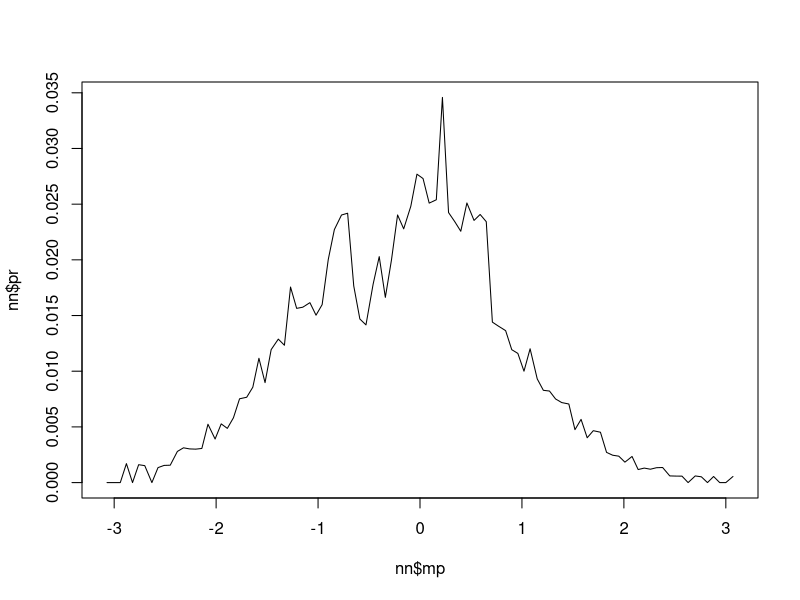
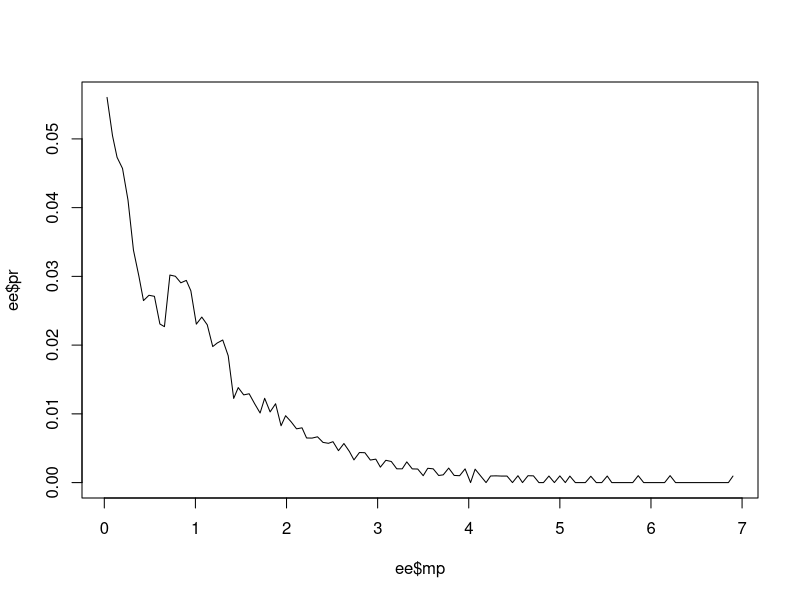
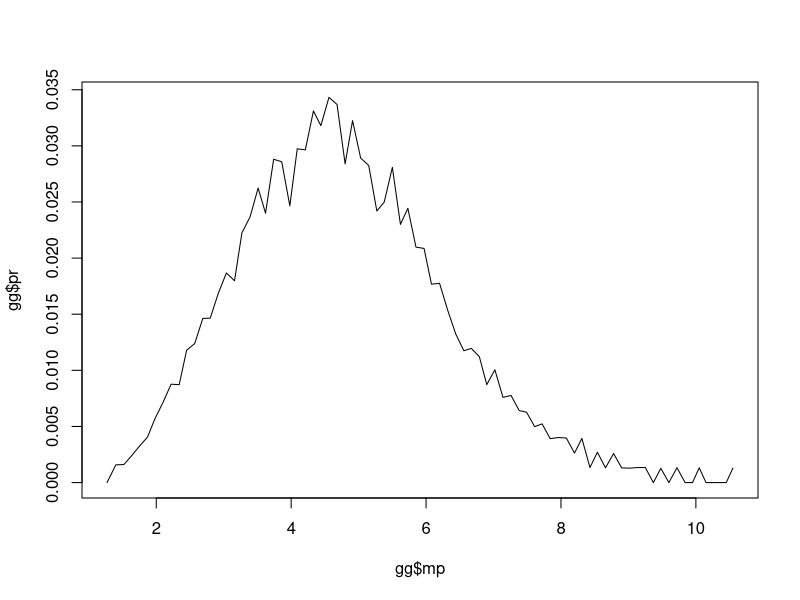
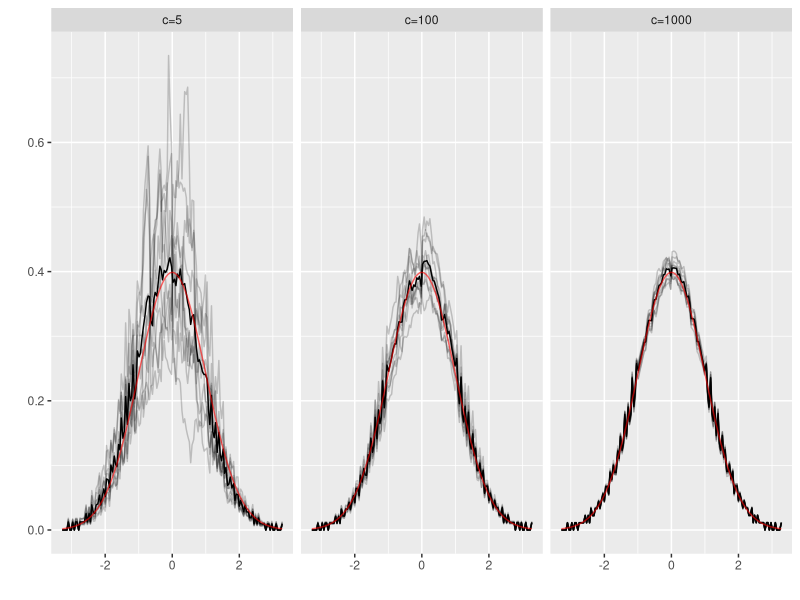

Source code (R) for these figures, in order:
rm(list=ls())

# code for partially specified Polya tree
# see Hanson et al. (2005) Bayesian Nonparametric Modeling & Data Analysis: An Introduction
# in Handbook of Statistics, Vol. 25, pp. 255-257
# Muller et al. (2015) Bayesian Nonparametric Data Analysis, Chp 3 

# function to get conditional Y probs at level m using 
# Beta(alp,alp) where alp=gam*m^2
condY<-function(gam,m){
  alp<-gam*m^2
  y<-rbeta(2^(m-1),alp,alp)
  c(rbind(y,1-y)) 
}

# partition probabilities 
parprob<-function(gam,m){
  cprobs<-matrix(NA,nrow=m,ncol=2^m)
  for (i in 1:m){
    cprobs[i,]<-rep(condY(gam=gam,i),each=2^(m-i))
  }
  apply(cprobs,2,prod)
}

# partition intervals for centering distribution F0
# F0 is inverse cdf function of centering dist
# i is index of partition at level m
# m is partition level
# ... is params for dist
PI<-function(F0,i,m,...){
  sort(c(F0((i-1)/(2^m),...), F0(i/(2^m),...)))
}


# midpoints of cut() function
# from https://www.r-bloggers.com/finding-the-midpoint-when-creating-intervals/
midpoints <- function(x, dp=2){
  lower <- as.numeric(gsub(",.*","",gsub("\\(|\\[|\\)|\\]","", x)))
  upper <- as.numeric(gsub(".*,","",gsub("\\(|\\[|\\)|\\]","", x)))
  return(round(lower+(upper-lower)/2, dp))
}


if(0){
c(PI(qnorm,1,1),PI(qnorm,2,1)) # level m=1 partition
c(PI(qnorm,1,2),PI(qnorm,2,2),PI(qnorm,3,2),PI(qnorm,4,2)) # level m=2 partition
  
PI(qnorm,1:2^1,1) # level m=1 partition
PI(qnorm,1:2^2,2) # level m=2 partition
PI(qnorm,1:2^3,3) # level m=3 partition
}


#F0 inverse cdf function of centering dist
# gg gamma for calculating Beta/Dirichlet params - current uses gam*m^2 for partition level m
# mm number of levels for partition (default is mm=10 for partition of 2^10=1024 at lowest lev)
# br number of breaks to summarize draw
# ... params for centering dist
draw_Polya<-function(F0,gg=5,mm=10,br=50,...){
  br0<-unique(PI(F0=F0,i=1:2^mm,m=mm,...))
  ypr<-parprob(gam=gg,m=mm)
  mrg0<-cbind(i0=br0[1:(2^mm)],i1=br0[2:(2^mm+1)],ypr)
  mrg<-data.frame(mrg0[-c(1,2^mm),]) # trim intervals at ends w/ -Inf and Inf

  ctlev<-cut(seq(mrg[1,"i0"],mrg[2^(mm)-2,"i1"],length=br),br)
  lvs0<-paste0(gsub("\\(||\\]","",levels(ctlev)),sep=",",collapse="")
  lvs1<-substr(lvs0,1,nchar(lvs0)-1)
  lvs<-unique(as.numeric(unlist(strsplit(lvs1, split=","))))
  
  ct <- factor(findInterval(mrg$i1,lvs),levels=1:br)
  prplt<-data.frame(cbind(mp=unique(midpoints(ctlev)),pr=by(mrg$ypr,ct,sum)))
  
  prplt[is.na(prplt[,"pr"]),"pr"]<-0
  
 prplt
}


# example std. Normal centering dist
nn<-draw_Polya(F0=qnorm,gg=5,mm=10,br=100)
plot(nn$mp,nn$pr,type="l")

# example exp(1) centering dist
ee<-draw_Polya(F0=qexp,gg=25,mm=10,br=120)
plot(ee$mp,ee$pr,type="l")

# example gamma(9,2) centering dist
gg<-draw_Polya(F0=qgamma,gg=50,mm=10,br=80,shape=9,rate=2)
plot(gg$mp,gg$pr,type="l")


# reproduce Fig 3.1 from Muller (2015)
library(dplyr)
library(magrittr)
library(ggplot2)

set.seed(2673)
out_c1000 <- out_c100 <- out_c5 <- data.frame()
for (n in 1:10){
  c5<-draw_Polya(F0=qnorm,gg=5,mm=11,br=150)
  c100<-draw_Polya(F0=qnorm,gg=100,mm=11,br=150)  
  c1000<-draw_Polya(F0=qnorm,gg=1000,mm=11,br=150) 
  c1000$draw<-c100$draw<-c5$draw<-n
  out_c5<-rbind(out_c5,c5)
  out_c100<-rbind(out_c100,c100)
  out_c1000<-rbind(out_c1000,c1000)
}

out_c5 %<>% mutate(param=5)
out_c100 %<>% mutate(param=100)
out_c1000 %<>% mutate(param=1000)
fctlabs<-c("c=5","c=100","c=1000")

pdraws <-bind_rows(out_c5,out_c100,out_c1000) %>% 
  mutate(param=factor(param,labels=fctlabs))

pdrawsmn <- pdraws %>% group_by(param,mp) %>% summarize(pr=mean(pr)) %>% mutate(draw=-1)

scale<-23 # scale so matches dnorm
pdraws %>% ggplot(aes(x=mp,y=pr*scale))+
  geom_line(aes(group=draw),alpha=0.2)+
  geom_line(data=pdrawsmn)+
  stat_function(fun = dnorm, args = list(mean = 0, sd = 1),col="red",alpha=0.6)+
  facet_grid(~param)+xlab("")+ylab("")



# scratch below
if(0){
mm<-15
br0<-unique(PI(F0=qnorm,i=1:2^mm,m=mm))
ypr<-parprob(gam=100,m=mm)
mrg0<-cbind(i0=br0[1:(2^mm)],i1=br0[2:(2^mm+1)],ypr)
mrg<-data.frame(mrg0[-c(1,2^mm),]) # trim intervals at ends w/ -Inf and Inf

hbr<-50
ctlev<-cut(seq(mrg[1,"i0"],mrg[2^(mm)-2,"i1"],length=hbr),hbr)
lvs0<-paste0(gsub("\\(||\\]","",levels(ctlev)),sep=",",collapse="")
lvs1<-substr(lvs0,1,nchar(lvs0)-1)
lvs<-unique(as.numeric(unlist(strsplit(lvs1, split=","))))

ct <- factor(findInterval(mrg$i1,lvs),levels=1:hbr)
prplt<-data.frame(cbind(mp=unique(midpoints(ctlev)),pr=by(mrg$ypr,ct,sum)))

plot(prplt$mp,prplt$pr,type="l")


condY(gam=1,1)  # Y level m=1 
condY(gam=1,2)  # Y level m=2
condY(gam=1,3)  # Y level m=3

sample(c(0,1),3,replace=TRUE) # binary seq

rep(condY(gam=1,1),each=2^(3-1))
rep(condY(gam=1,2),each=2^(3-2))
rep(condY(gam=1,3),each=2^(3-3))

condY<-function(gam,m){
  i=1
  y<-vector("numeric",m)
  while(i<=m){
    # print(i) 
    #  print(rbeta(1,alp,alp))
    alp=gam*i^2
    if (i==1) { 
      y[i]<-rbeta(i,alp,alp)}
    else {
      y<-c(y,rbeta(2^(m-1),alp,alp))
    }
    i=i+1
  }
  c(rbind(y,1-y)) 
}


br1<-br0[2:(2^mm-1)]
br<-br0
br[1] <- br[2]-sd(br1)
br[(2^mm+1)] <- br[(2^mm)]+sd(br1)

xbr<-(br[1:(2^mm)]+br[2:(2^mm+1)])/2

plot(xbr,ypr,type="l")

mpbr<-data.frame(cbind(xbr,ypr))

breaks<-cut(xbr,5)

by(mpbr$ypr,breaks,sum)

xseq<-data.frame(xbr=seq(xbr[1],xbr[2^mm],length=10),ypr=0)
mpbre<-rbind(mpbr,xseq)
mpbre$yprnew<-0
mpbre[order(mpbre$xbr),]
}